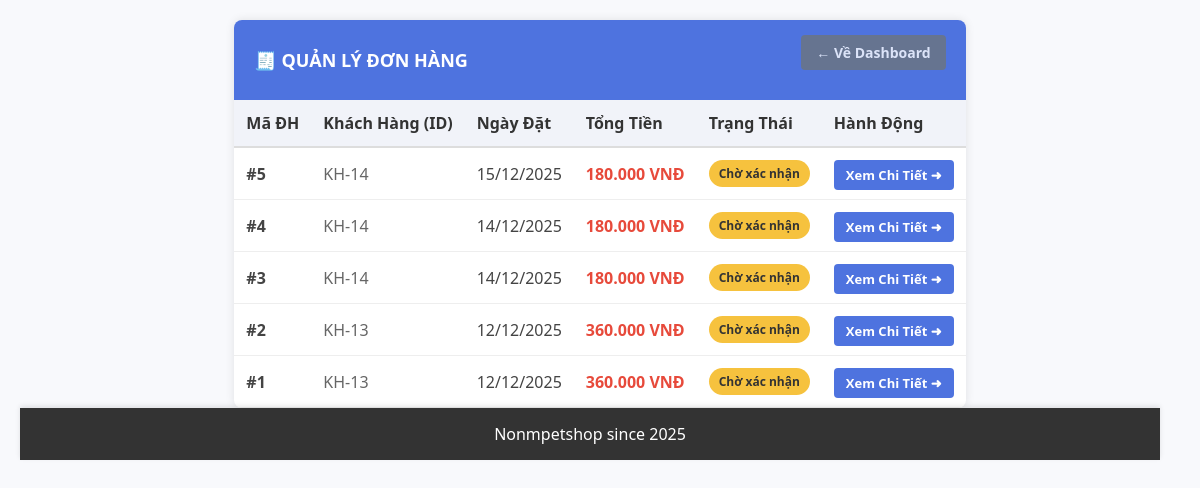
The app's page /Views/dashboard.php?act=quanlydonhang (signed in) with its own data.
### tables this page shows
CREATE TABLE IF NOT EXISTS `donhang` (
  `idDonHang` int NOT NULL AUTO_INCREMENT,
  `NgayTao` datetime NOT NULL,
  `TongTien` decimal(15,2) DEFAULT NULL,
  `DiaChiNhanHang` varchar(255) DEFAULT NULL,
  `TrangThai` varchar(20) DEFAULT NULL,
  `idKhachHang` int NOT NULL,
  PRIMARY KEY (`idDonHang`),
  KEY `idKhachHang` (`idKhachHang`)
);

### Models/order_model.php (called while the page is built, shortened)
<?php
class DonHang {
    public function getAllOrders($status = 'All') {
        try {
            $pdo = get_pdo_connection();
            $sql = "SELECT
                        dh.idDonHang,
                        kh.TenKhachHang,
                        dh.NgayTao,
                        dh.TongTien,
                        dh.TrangThai,
                        dh.idKhachHang
                    FROM
                        donhang dh
                    JOIN
                        khachhang kh ON dh.idKhachHang = kh.idKhachHang";
            $params = [];
            $sql .= " ORDER BY dh.NgayTao DESC";
            $stmt = $pdo->prepare($sql);
            $stmt->execute($params);
            return $stmt->fetchAll(PDO::FETCH_ASSOC);
        } catch (PDOException $e) {
            return [];
        }
    }
}
?>

### Views/quanlydonhang.php (the view, shortened to what this page needs)
<?php
if (file_exists("../Models/order_model.php")) {
    require_once "../Models/order_model.php";
} elseif (file_exists("Models/order_model.php")) {
    require_once "Models/order_model.php";
}
$orderModel = new DonHang();
$orders = $orderModel->getAllOrders();
$orderModel = new    DonHang();
$orders = $orderModel->getAllOrders();
?>
<!DOCTYPE html>
<html lang="vi">
<head>
</head>
<body>
<div class="card">
    <div class="card-header">
        <h2>🧾 Quản Lý Đơn Hàng</h2>
        <a href="dashboard.php" class="btn-back">&larr; Về Dashboard</a>
    </div>
    <div class="table-responsive">
        <table>
            <thead>
                <tr>
                    <th>Mã ĐH</th>
                    <th>Khách Hàng (ID)</th>
                    <th>Ngày Đặt</th>
                    <th>Tổng Tiền</th>
                    <th>Trạng Thái</th>
                    <th>Hành Động</th>
                </tr>
            </thead>
            <tbody>
                <?php if (!empty($orders)): ?>
                    <?php foreach ($orders as $row): ?>
                        <?php
                            $statusClass = 'bg-warning';
                        ?>
                        <tr>
                            <td><strong>#<?= htmlspecialchars($row['idDonHang']) ?></strong></td>
                            <td>
                                <span style="color:#666;">KH-<?= htmlspecialchars($row['idKhachHang']) ?></span>
                            </td>
                            <td><?= date('d/m/Y', strtotime($row['NgayTao'])) ?></td>
                            <td class="price">
                                <?= number_format($row['TongTien'], 0, ',', '.') ?> VNĐ
                            </td>
                            <td>
                                <span class="badge <?= $statusClass ?>">
                                    <?= htmlspecialchars($row['TrangThai']) ?>
                                </span>
                            </td>
                            <td>
                                <a href="chitietdonhang.php?idChitietdonhang=<?= $row['idDonHang'] ?>" class="btn-view">
                                    Xem Chi Tiết &#10140;
                                </a>
                            </td>
                        </tr>
                    <?php endforeach; ?>
                <?php else: ?>
                    <tr>
                        <td colspan="6" style="text-align: center; padding: 30px; color: #888;">Chưa có đơn hàng nào.</td>
                    </tr>
                <?php endif; ?>
            </tbody>
        </table>
    </div>
</div>
</body>
</html>

### Public/Access/css/dashboard.css (style rules this page uses)
body { font-family: Arial, sans-serif; margin: 0; padding: 0; background-color: #f9f9f9; color: #333; display: flex; flex-direction: column; min-height: 100vh; }

### Views/quanlydonhang.php (style rules this page uses)
body { font-family: 'Segoe UI', sans-serif; background-color: #f8f9fc; padding: 20px; color: #444; }
.card { background: white; border-radius: 8px; box-shadow: 0 0 10px rgba(0,0,0,0.1); overflow: hidden; max-width: 1000px; margin: 0 auto; }
.card-header { background: #4e73df; color: white; padding: 15px 20px; display: flex; justify-content: space-between; align-items: center; }
.card-header h2 { margin: 0; font-size: 18px; text-transform: uppercase; }
.table-responsive { overflow-x: auto; }
table { width: 100%; border-collapse: collapse; }
th { background: #f1f3f9; padding: 12px; text-align: left; border-bottom: 2px solid #ddd; color: #333; font-weight: bold; }
td { padding: 12px; border-bottom: 1px solid #eee; vertical-align: middle; }
.badge { padding: 5px 10px; border-radius: 20px; font-size: 12px; font-weight: bold; color: white; display: inline-block; }
.bg-warning { background-color: #f6c23e; color: #333; }
.btn-view { background: #4e73df; color: white; padding: 6px 12px; text-decoration: none; border-radius: 4px; font-size: 13px; font-weight: bold; transition: 0.2s; }
.btn-back { color: white; text-decoration: none; font-size: 14px; opacity: 0.8; }
.price { font-weight: bold; color: #e74a3b; }
.btn-back { display: inline-block; margin-bottom: 15px; padding: 8px 15px; background: #6c757d; color: white; text-decoration: none; border-radius: 4px; font-weight: bold; transition: background 0.3s; }

### records on screen
donhang: idDonHang "5", idKhachHang "14", NgayTao "15/12/2025", TongTien "180.000", TrangThai "Chờ xác nhận"
donhang: idDonHang "4", idKhachHang "14", NgayTao "14/12/2025", TongTien "180.000", TrangThai "Chờ xác nhận"
donhang: idDonHang "3", idKhachHang "14", NgayTao "14/12/2025", TongTien "180.000", TrangThai "Chờ xác nhận"
donhang: idDonHang "2", idKhachHang "13", NgayTao "12/12/2025", TongTien "360.000", TrangThai "Chờ xác nhận"
donhang: idDonHang "1", idKhachHang "13", NgayTao "12/12/2025", TongTien "360.000", TrangThai "Chờ xác nhận"
